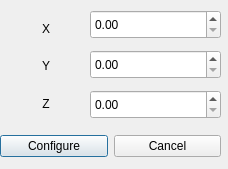
<ui version="4.0" >
 <class>pqEnterPointsDialog</class>
 <widget class="QDialog" name="pqEnterPointsDialog" >
  <property name="geometry" >
   <rect>
    <x>0</x>
    <y>0</y>
    <width>228</width>
    <height>169</height>
   </rect>
  </property>
  <property name="windowTitle" >
   <string>Enter A Coordinate</string>
  </property>
  <widget class="QWidget" name="" >
   <property name="geometry" >
    <rect>
     <x>0</x>
     <y>130</y>
     <width>221</width>
     <height>33</height>
    </rect>
   </property>
   <layout class="QHBoxLayout" >
    <property name="margin" >
     <number>0</number>
    </property>
    <property name="spacing" >
     <number>6</number>
    </property>
    <item>
     <widget class="QPushButton" name="okButton" >
      <property name="text" >
       <string>Configure</string>
      </property>
     </widget>
    </item>
    <item>
     <widget class="QPushButton" name="cancelButton" >
      <property name="text" >
       <string>Cancel</string>
      </property>
     </widget>
    </item>
   </layout>
  </widget>
  <widget class="QDoubleSpinBox" name="coord_Y" >
   <property name="geometry" >
    <rect>
     <x>90</x>
     <y>50</y>
     <width>131</width>
     <height>29</height>
    </rect>
   </property>
  </widget>
  <widget class="QDoubleSpinBox" name="coord_Z" >
   <property name="geometry" >
    <rect>
     <x>90</x>
     <y>90</y>
     <width>131</width>
     <height>29</height>
    </rect>
   </property>
  </widget>
  <widget class="QLabel" name="label_Y" >
   <property name="geometry" >
    <rect>
     <x>10</x>
     <y>53</y>
     <width>72</width>
     <height>26</height>
    </rect>
   </property>
   <property name="sizePolicy" >
    <sizepolicy>
     <hsizetype>5</hsizetype>
     <vsizetype>5</vsizetype>
     <horstretch>0</horstretch>
     <verstretch>0</verstretch>
    </sizepolicy>
   </property>
   <property name="text" >
    <string>Y</string>
   </property>
   <property name="alignment" >
    <set>Qt::AlignCenter</set>
   </property>
  </widget>
  <widget class="QLabel" name="label_X" >
   <property name="geometry" >
    <rect>
     <x>10</x>
     <y>14</y>
     <width>72</width>
     <height>29</height>
    </rect>
   </property>
   <property name="text" >
    <string>X</string>
   </property>
   <property name="alignment" >
    <set>Qt::AlignCenter</set>
   </property>
  </widget>
  <widget class="QLabel" name="label_Z" >
   <property name="geometry" >
    <rect>
     <x>10</x>
     <y>89</y>
     <width>72</width>
     <height>29</height>
    </rect>
   </property>
   <property name="text" >
    <string>Z</string>
   </property>
   <property name="alignment" >
    <set>Qt::AlignCenter</set>
   </property>
  </widget>
  <widget class="QDoubleSpinBox" name="coord_X" >
   <property name="geometry" >
    <rect>
     <x>90</x>
     <y>10</y>
     <width>131</width>
     <height>29</height>
    </rect>
   </property>
  </widget>
 </widget>
 <tabstops>
  <tabstop>okButton</tabstop>
  <tabstop>cancelButton</tabstop>
 </tabstops>
 <resources/>
 <connections>
  <connection>
   <sender>okButton</sender>
   <signal>clicked()</signal>
   <receiver>pqEnterPointsDialog</receiver>
   <slot>accept()</slot>
   <hints>
    <hint type="sourcelabel" >
     <x>442</x>
     <y>217</y>
    </hint>
    <hint type="destinationlabel" >
     <x>92</x>
     <y>224</y>
    </hint>
   </hints>
  </connection>
  <connection>
   <sender>cancelButton</sender>
   <signal>clicked()</signal>
   <receiver>pqEnterPointsDialog</receiver>
   <slot>reject()</slot>
   <hints>
    <hint type="sourcelabel" >
     <x>525</x>
     <y>217</y>
    </hint>
    <hint type="destinationlabel" >
     <x>175</x>
     <y>230</y>
    </hint>
   </hints>
  </connection>
 </connections>
</ui>
